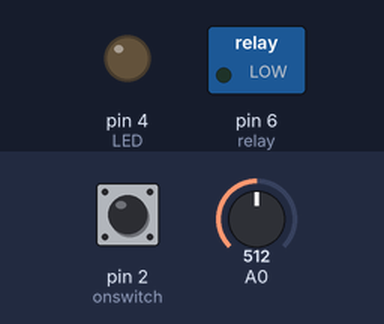
A sketch run on a simulated Arduino Uno, built with avr-gcc and run on an emulated ATmega328P. Shown: switched loads named in the sketch (green lamp = pin HIGH), output pins drawn as LEDs (lit = HIGH). The inputs (shaded band) are chosen by the test bench; at power-on: pin 2 (onswitch) HIGH, A0 = 512.

Above: at 1.2 s.
1.3 s: pin 2 (onswitch) pulled LOW for 0.15 s
At 1.7 s:
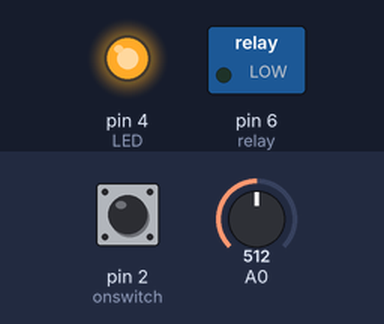
At 10.1 s:
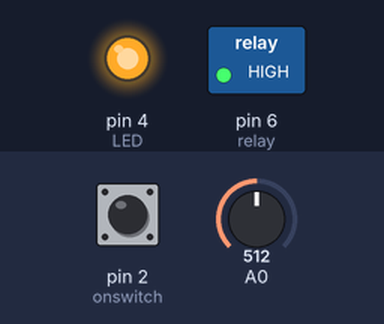
Timing chart, 0 to 10.4 s (numbered marks = the images above; inputs shaded):
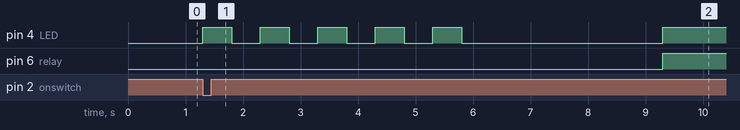

Measured:
- after the input at 1.3 s, pin 4 (LED): goes 4 × (HIGH 0.50 s, LOW 0.50 s), HIGH 0.50 s, LOW 3.5 s, then HIGH, starting at once; pin 6 (relay): LOW → HIGH after 8.0 s

The sketch:

SARLtimerrelay.ino
```cpp
/* This code controlls a relay box that can engage for a desired time selected by a knob.
 * The time parameters can be changed in the "shake" function.
 * Author: Aaron Rito
 * Date 7/10/15
 */
int onswitch = 2;
int LED = 4;
int relay = 6;

void setup() {

    //Serial.begin(9600); //debug line
    pinMode (LED, OUTPUT);
    pinMode (relay, OUTPUT);
    pinMode (onswitch, INPUT_PULLUP);

}

void loop() {

    int sensor = analogRead (A0);
    sensor = map(sensor, 0, 1023, 0, 10);
    int button = digitalRead (onswitch);

       if (button == LOW) {

            shake();
       }
}

void shake() {

    int i =0;
    int sensor = analogRead (A0);
    sensor = map(sensor, 0, 1023, 0, 10);
    Serial.println (sensor);

        for (i=0; i < sensor; i++) {   // this loops flashes the button lamp accroding to selected value

            digitalWrite (LED, HIGH);
            delay (500);
            digitalWrite (LED, LOW);
            delay (500);
        }

     delay(3000);                 // enough time to abort if wrong setting selected
     digitalWrite (LED, HIGH);
     digitalWrite (relay, HIGH);
     delay (sensor * 1000);     // change this value to change time the relay is energized
     digitalWrite (LED, LOW);
     digitalWrite (relay, LOW);
     delay (5000);            // prevents restarting the machine unintentionally

        for (i=0; i < 8; i++) {  // this loop flashes the light to let the user know the relay is ready to use again

            digitalWrite (LED, HIGH);
            delay (200);
            digitalWrite (LED, LOW);
            delay (200);
        }
                                                                                                                                                                                                                                                                                                                                                                                                                                                                                                                                                                                                                                                                                                                                                                                                                  }
```
